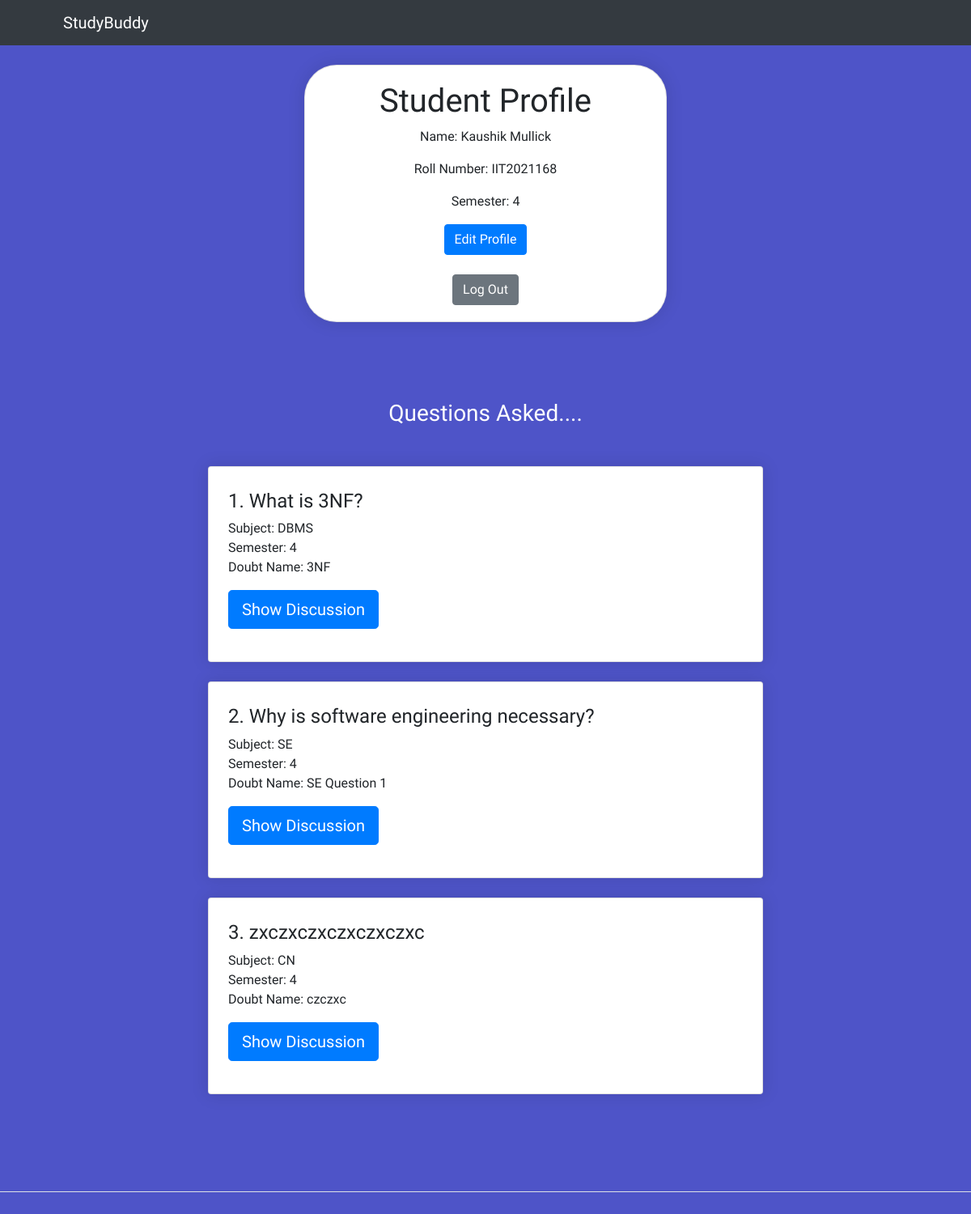
The page /UserProfile.php (signed in) on the database its author committed.
### tables this page shows
CREATE TABLE `student` (
  `Rollno` varchar(10) NOT NULL,
  `Name` varchar(30) NOT NULL,
  `Semester` int(11) NOT NULL,
  `Password` varchar(30) NOT NULL,
  `Email` varchar(200) NOT NULL
);

CREATE TABLE `doubt` (
  `D_Id` int(11) NOT NULL,
  `Poster_id` varchar(10) NOT NULL,
  `Subject` varchar(5) NOT NULL,
  `Semester` int(11) NOT NULL,
  `Doubt` varchar(100) NOT NULL,
  `D_Name` varchar(30) NOT NULL
);

### UserProfile.php (the view, shortened to what this page needs)
<?php
    $conn=mysqli_connect('localhost','root','','studybuddy') or die("Connection failed" .mysqli_connect_error());
    $temp=$_SESSION['uid'];
    $sql="SELECT * FROM Student WHERE Rollno='$temp'";
    $query=mysqli_query($conn,$sql);
    $row=mysqli_fetch_array($query);
    $query2="SELECT * FROM Doubt WHERE Poster_id='$temp'";
    $result2=mysqli_query($conn,$query2);
    $rollno=$row['Rollno'];
    $sem=$row['Semester'];
    $name=$row['Name'];
?>
<!DOCTYPE html>
<html lang="en">
<head>
    <link rel="stylesheet" href="https://maxcdn.bootstrapcdn.com/bootstrap/4.0.0/css/bootstrap.min.css">
</head>
<body class="area">
<ul class="circles" >
            </ul>
<nav class="navbar navbar-expand-lg navbar-dark bg-dark">
            <div class="container px-5">
                <a class="navbar-brand" href="index.php">StudyBuddy</a>
            </div>
        </nav>
<div>
        <br>
        <div class="card card2 text-center mx-auto" style="width: 28rem;">
            <div class="card-body">
                <h1>Student Profile</h1>
                <p>Name: <?php echo $name?></p>
                <p>Roll Number: <?php echo $rollno?></p>
                <p>Semester: <?php echo $sem?></p>
                <button type="button" class="btn btn-primary" data-toggle="modal" data-target="#exampleModal">
                Edit Profile
                </button>
                <br><br>
                <form action="UserProfile.php" method="POST">
                    <button type="submit" class="btn btn-secondary" id="submit2" name="submit2">Log Out</button>
                </form>
            </div>
        </div>
<section class="py-5 border-bottom">
            <div class="container px-5 my-5 px-5">
                <div class="text-center mb-5">
                    <h3 style="color: white">Questions Asked....</h3>
                </div>
                <div class="row gx-5 justify-content-center">
                    <div class="col-lg-8">
            <?php
                while($row=mysqli_fetch_assoc($result2)){
                ?>
            <div class="card mb-4">
                    <div class="card-body p-4">
                            <div class="ms-4">
                            <p class="mb-1">
                    <h4><?php echo $row['D_Id'];?><?php echo ". "?><?php echo $row['Doubt'];?></h4>
                    <?php echo "Subject: ";
                        echo $row['Subject'];?><br>
                    <?php echo "Semester: ";
                        echo $row['Semester'];?><br>
                    <?php echo "Doubt Name: ";
                        echo $row['D_Name'];?><br>
                    <?php
                    $id=$row['D_Id'];
                    echo "<button class=\"btn btn-primary btn-lg \"><a class=\"text-decoration-none\" style=\"color:white\" href=post.php?id=$id>Show Discussion</a></button>";
                    ?>
                                    </p>
                                </div>
                            </div>
                        </div>
                <?php
                }
            ?>
                    </div>
                </div>
            </div>
        </section>
    </div>
</body>
</html>

### UserProfile.php (style rules this page uses)
* { margin: 0px; padding: 0px; }
body { font-family: 'Exo', sans-serif; z-index: -2; }
.area { background: #4e54c8; background: -webkit-linear-gradient(to left, #8f94fb, #4e54c8); width: 100%; height:100%; z-index: -2; }
.circles { position: absolute; top: 0; left: 0; width: 100%; height: 100%; overflow: overflow-y; z-index: 0; }
.card { z-index: 2; }
.navbar { z-index: 2; }
.card { box-shadow: 0 0 20px 2px rgba(0,0,0,.1); transition:0.7s; }
.btn { z-index: 2; }
.card2 { box-shadow: 4px 4px 8px rgba(0, 0, 0, 0.5); border-radius: 40px; }

### rows shown on the page
student: Name "Kaushik Mullick", Rollno "IIT2021168", Semester "4"
doubt: D_Id "1", Doubt "What is 3NF?", Subject "DBMS", Semester "4", D_Name "3NF"
doubt: D_Id "2", Doubt "Why is software engineering necessary?", Subject "SE", Semester "4", D_Name "SE Question 1"
doubt: D_Id "3", Doubt "zxczxczxczxczxczxc", Subject "CN", Semester "4", D_Name "czczxc"
